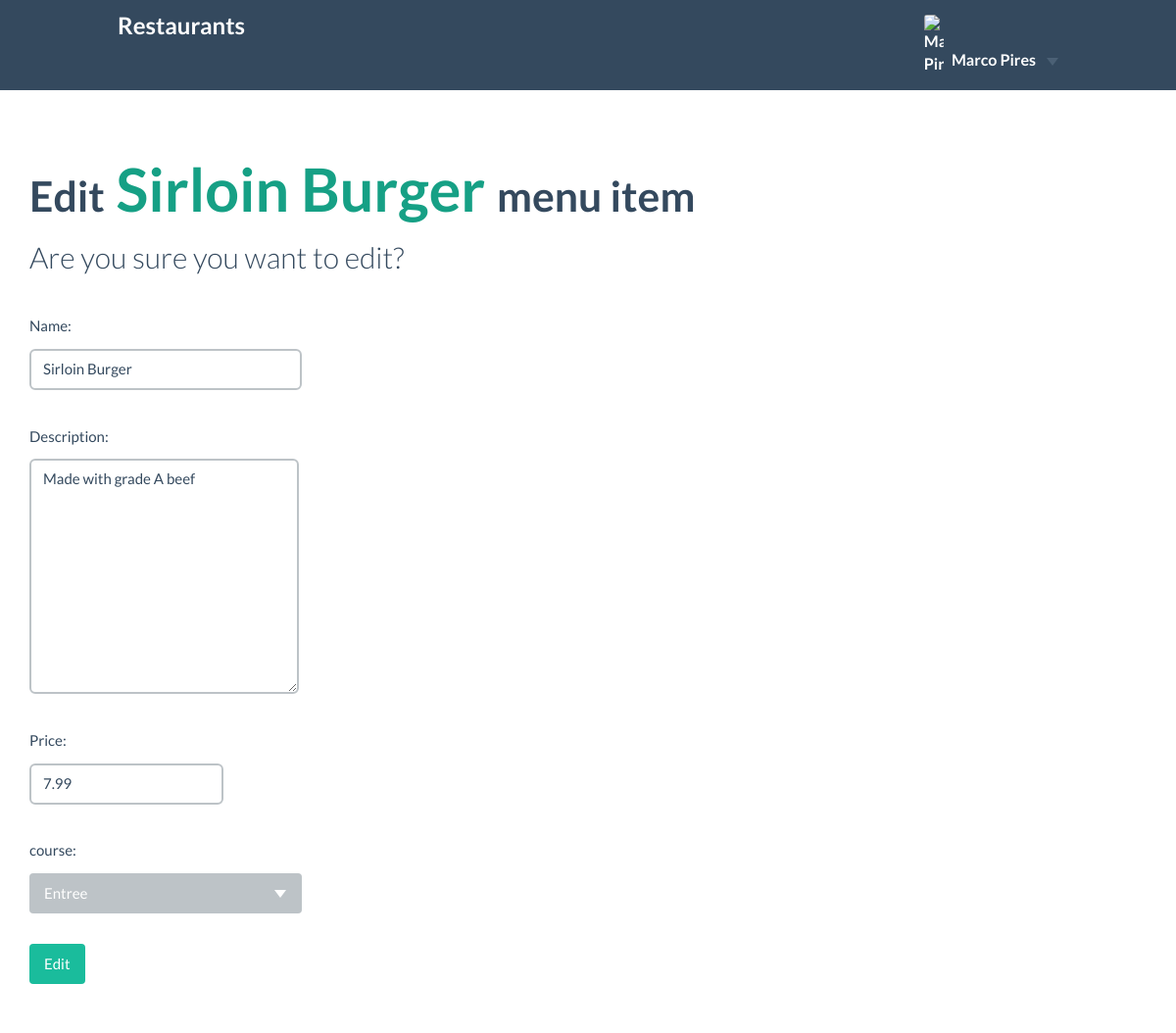
Screenshot of /restaurant/1/menu/5/edit (signed in) with the database file from the repository.
### restaurantApp/persistence/database_setup.py (models this page shows, shortened)
class MenuItem(Base):
	__tablename__ = 'menu_item'
	name = Column( String(80), nullable = False )
	id = Column( Integer, primary_key = True )
	description = Column( String(250) )
	price = Column( String(8) )
	course_name = Column( String(250), ForeignKey('course.name') )
	course = relationship(Course)
	restaurant_id = Column( Integer, ForeignKey('restaurant.id') )
	restaurant = relationship(Restaurant)
	user_id = Column( Integer, ForeignKey('user.id') )
	user = relationship(User)

### restaurantApp/router/views.py (the view)
@app.route("/restaurant/<int:restaurant_id>/menu/<int:menu_id>/edit", methods=['GET','POST'])
@authRequired
def editMenuItem(restaurant_id, menu_id):
    user = userData.getCurrentUserInfo()
    item = db.getRestaurantMenuItem( menu_id )
    if not allowAccess( item.user_id, user["id"] ):
        output = "You are not authorized to edit menu items to %s restaurant. Please create your own restaurant in order to edit items." % restaurant.name
        flash(output, "alert-danger")
        return redirect( url_for('showmenu', restaurant_id = restaurant_id) )
    courses = db.getAllCourses()
    if request.method == 'POST':
        if validateStateToke( request.form['csrf'] ):
            money = request.form['price']
            value = Decimal(sub(r'[^\d.]', '', money))
            name = request.form['name']
            db.updateRestaurantMenuItem(
                item,
                name = name,
                description = request.form['description'],
                price = '${:,.2f}'.format(float(value)),
                course_name = request.form['course'],
            )
            output = "%s menu item edited!" % name
            flash( output, "alert-success" )
        return redirect(url_for('showmenu', restaurant_id = restaurant_id))
    else:
        item.price = Decimal(sub(r'[^\d.]', '', item.price))
        return render_template(
            'editMenuItem.html',
            restaurant_id = restaurant_id,
            menu_id = menu_id,
            item = item,
            courses = courses,
            token = antiForgeryGenToke(),
            username = user['name'],
            user_picture = user['picture']
        )

### restaurantApp/persistence/data_access.py (called while the page is built)
def connect(database='sqlite:///restaurantmenu.db'):
    try:
        engine = create_engine(database)
        Base.metadata.bind = engine
        DBSession = sessionmaker( bind = engine )
        session = DBSession()
        return session
    except:
        print("Error: Connection failed")

def closeConnection(session):
    session.close()

def getRestaurantMenuItem(id):
    session = connect()
    item = session.query(MenuItem).filter_by( id = id ).one()
    closeConnection(session)
    return item

def getAllCourses():
    session = connect()
    courses = session.query(Course).all()
    closeConnection(session)
    return courses

### restaurantApp/security/access_control.py (called while the page is built)
def allowAccess(dataCreatorID, userID):
    if dataCreatorID != userID:
        return False
    return True

def antiForgeryGenToke():
    toke = ''.join(random.choice(string.ascii_uppercase + string.digits) for x in xrange(32))
    session.set('state', toke)
    return toke

def authRequired(func):
    @wraps(func)
    def decorated_function(*args, **kwargs):
        user = userData.getCurrentUserInfo()
        if not user['name']:
            flash("Authentication required", "alert-danger")
            return redirect( url_for('showLogin') )
        return func(*args, **kwargs)
    return decorated_function

### restaurantApp/session/storage.py (called while the page is built)
def get(key):
    if key in session:
        return session[key]
    return None

def set(key, value):
    session[key] = value

### restaurantApp/session/userData.py (called while the page is built)
def getCurrentUserInfo():
    return {
        'id' : session.get('user_id'),
        'name' : session.get('username'),
        'picture' : session.get('picture'),
        'email' : session.get('email'),
    }

### restaurantApp/templates/editMenuItem.html (shortened to what this page needs)
<!DOCTYPE html>
<html>
	<head>
		<link rel="stylesheet" href="{{ url_for('static', filename='vendor/bootstrap-3.3.5-dist/css/bootstrap.min.css') }}">
		<link rel="stylesheet" href="{{ url_for('static', filename='vendor/Flat-UI/css/flat-ui.min.css') }}">
		<link rel="stylesheet" href="{{ url_for('static', filename='css/styles.css') }}">
	</head>
	</body>
		<header class="header clearfix">
			<nav class="navbar navbar-inverse navbar-fixed-top" role="navigation">
				<div class="navbar-header">
					<a class="navbar-brand" href="/">Restaurants</a>
				</div>
				<div class="collapse navbar-collapse" id="navbar-collapse-01">
					<ul class="nav navbar-nav navbar-right">
						{% if username %}
						<li class="dropdown">
							<a href="#" class="dropdown-toggle" data-toggle="dropdown">
								{% if user_picture %}
									<img src="{{user_picture}}" alt="{{ username }}">
								{% endif %}
								{{ username }}
								<b class="caret"></b>
							</a>
						</li>
						{% else %}
						<li>
							<a href='{{ url_for('showLogin') }}'>Login</a>
						</li>
						{% endif %}
					</ul>
				</div>
			</nav>
		</header>
		<main class="container">
			<div class="container-fluid">
				<section class="row">
					<div class="col-md-12 col-xs-12">
						<h1><span class="small-h1">Edit</span> <span class="green-sea">{{item.name}}</span> <span class="small-h1">menu item</span></h1>
						<p class="lead">Are you sure you want to edit?</p>
						<form class="form-inline" action="{{url_for('editMenuItem', restaurant_id=restaurant_id, menu_id=menu_id)}}" method = 'POST' id="newMenuItem">
							<div class="form-group">
								<label for="">Name:</label><br>
								<input class="form-control" type='text' size='30' name='name' value="{{item.name}}">
								<br><br>
								<label for="">Description:</label><br>
								<textarea class="form-control" name="description" id="" cols="29" rows="10">{{item.description}}</textarea>
								<br><br>
								<label for="">Price:</label><br>
								<input class="form-control" type='number' size='30' name='price' placeholder="Price" value="{{item.price}}">
								<br><br>
								<label for="">course:</label><br>
								<br><br>
								<input class="btn btn-primary" type='submit' value='Edit'>
							</div>
						</form>
					</div>
				</section>
			</div>
		</main>
		<footer>
			<div class="container">
				<div class="row">
					<div class="col-xs-7">
						<h3 class="footer-title">About Restaurant app</h3>
						<p>
						</p>
					</div>
					<div class="col-xs-5 hidden-xs">
						<div class="footer-banner">
						<h3 class="footer-title">Contacts</h3>
							<ul>
								<li><strong>email:</strong> <span>mpires@leya.com</span></li>
							</ul>
						</div>
					</div>
				</div>
			</div>
		</footer>
	</body>
</html>

### restaurantApp/static/css/styles.css (style rules this page uses)
main.container { position: absolute; top: 0; min-height: 95%; width: 100%; z-index: 1; margin-bottom: 315px; -webkit-box-shadow: 1px 1px 5px 1px rgba(0,0,0,.5); box-shadow: 1px 1px 5px 1px rgba(0,0,0,.5); }
main:not(.login-wrapper) { background-color: #fff; padding-top : 130px; padding-bottom : 50px; }
.navbar { padding: 0 10%; }
.navbar-brand { padding: 14px 0; margin: 0; }
.container-fluid { max-width: 1200px; }
footer { position: fixed; width: 100%; bottom: 0; border-top: 1px solid; min-height: 310px; }
footer .container { margin: 0 auto; }
.green-sea { color: #16a085; }
.small-h1 { font-size: 0.7em; }
.btn { position: relative; }
.navbar-collapse .navbar-nav.navbar-right:last-child>.dropdown:last-child>a { -webkit-border-radius: 0; -moz-border-radius: 0; -ms-border-radius: 0; -o-border-radius: 0; border-radius: 0; }
.navbar .navbar-right .dropdown img { max-width: 20px; border-radius: 3px; vertical-align: sub; margin-right: 5px; }

### rows the page displays
MenuItem: name "Sirloin Burger", description "Made with grade A beef", price "7.99"

### other values shown
{{ username }} "Marco Pires"
